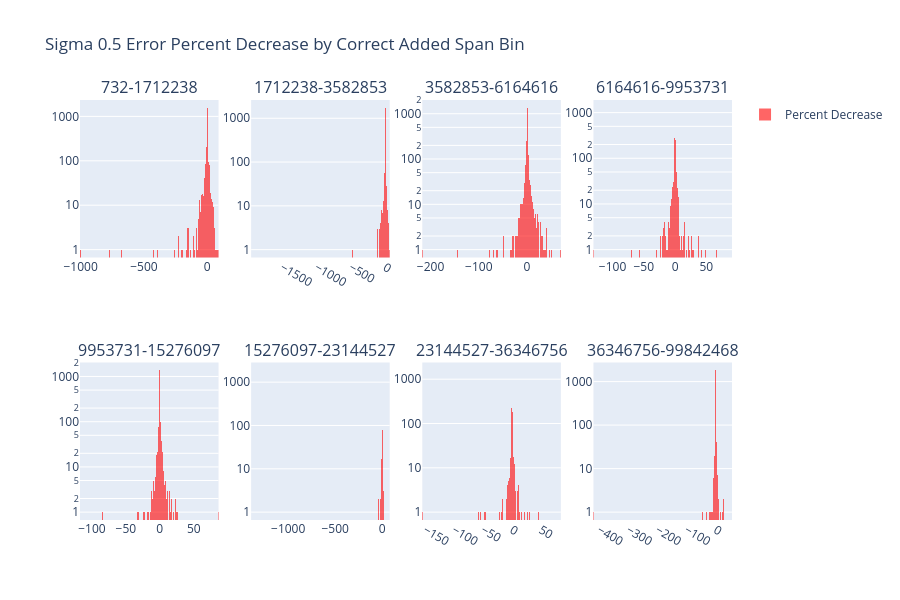

The cell this chart's notebook holds for it:
### Code cell
error_change_proportion_by_correct_added_span_bin(S0_5_unary, data[0.5][0]['static_info'])

### Figure 1 — Plotly figure (JSON) as saved in the notebook; plotly's stock layout.template omitted (floating-point values rounded to 4 significant figures; data arrays with more than 128 entries replaced by an {"elided": "..."} marker saying what was removed)
{"data": [{"marker": {"color": "red"}, "name": "Percent Decrease", "opacity": 0.6, "showlegend": true, "type": "histogram", "x": {"elided": "4055 float values"}, "xaxis": "x", "yaxis": "y"}, {"marker": {"color": "red"}, "name": "Percent Decrease", "opacity": 0.6, "showlegend": false, "type": "histogram", "x": {"elided": "4055 float values"}, "xaxis": "x2", "yaxis": "y2"}, {"marker": {"color": "red"}, "name": "Percent Decrease", "opacity": 0.6, "showlegend": false, "type": "histogram", "x": {"elided": "4055 float values"}, "xaxis": "x3", "yaxis": "y3"}, {"marker": {"color": "red"}, "name": "Percent Decrease", "opacity": 0.6, "showlegend": false, "type": "histogram", "x": {"elided": "4055 float values"}, "xaxis": "x4", "yaxis": "y4"}, {"marker": {"color": "red"}, "name": "Percent Decrease", "opacity": 0.6, "showlegend": false, "type": "histogram", "x": {"elided": "4055 float values"}, "xaxis": "x5", "yaxis": "y5"}, {"marker": {"color": "red"}, "name": "Percent Decrease", "opacity": 0.6, "showlegend": false, "type": "histogram", "x": {"elided": "4055 float values"}, "xaxis": "x6", "yaxis": "y6"}, {"marker": {"color": "red"}, "name": "Percent Decrease", "opacity": 0.6, "showlegend": false, "type": "histogram", "x": {"elided": "4055 float values"}, "xaxis": "x7", "yaxis": "y7"}, {"marker": {"color": "red"}, "name": "Percent Decrease", "opacity": 0.6, "showlegend": false, "type": "histogram", "x": {"elided": "4055 float values"}, "xaxis": "x8", "yaxis": "y8"}], "layout": {"annotations": [{"font": {"size": 16}, "showarrow": false, "text": "732-1712238", "x": 0.1062, "xanchor": "center", "xref": "paper", "y": 1, "yanchor": "bottom", "yref": "paper"}, {"font": {"size": 16}, "showarrow": false, "text": "1712238-3582853", "x": 0.3688, "xanchor": "center", "xref": "paper", "y": 1, "yanchor": "bottom", "yref": "paper"}, {"font": {"size": 16}, "showarrow": false, "text": "3582853-6164616", "x": 0.6313, "xanchor": "center", "xref": "paper", "y": 1, "yanchor": "bottom", "yref": "paper"}, {"font": {"size": 16}, "showarrow": false, "text": "6164616-9953731", "x": 0.8938, "xanchor": "center", "xref": "paper", "y": 1, "yanchor": "bottom", "yref": "paper"}, {"font": {"size": 16}, "showarrow": false, "text": "9953731-15276097", "x": 0.1062, "xanchor": "center", "xref": "paper", "y": 0.375, "yanchor": "bottom", "yref": "paper"}, {"font": {"size": 16}, "showarrow": false, "text": "15276097-23144527", "x": 0.3688, "xanchor": "center", "xref": "paper", "y": 0.375, "yanchor": "bottom", "yref": "paper"}, {"font": {"size": 16}, "showarrow": false, "text": "23144527-36346756", "x": 0.6313, "xanchor": "center", "xref": "paper", "y": 0.375, "yanchor": "bottom", "yref": "paper"}, {"font": {"size": 16}, "showarrow": false, "text": "36346756-99842468", "x": 0.8938, "xanchor": "center", "xref": "paper", "y": 0.375, "yanchor": "bottom", "yref": "paper"}], "barmode": "overlay", "height": 600, "title": {"text": "Sigma 0.5 Error Percent Decrease by Correct Added Span Bin"}, "xaxis": {"anchor": "y", "domain": [0, 0.2125]}, "xaxis2": {"anchor": "y2", "domain": [0.2625, 0.475]}, "xaxis3": {"anchor": "y3", "domain": [0.525, 0.7375]}, "xaxis4": {"anchor": "y4", "domain": [0.7875, 1]}, "xaxis5": {"anchor": "y5", "domain": [0, 0.2125]}, "xaxis6": {"anchor": "y6", "domain": [0.2625, 0.475]}, "xaxis7": {"anchor": "y7", "domain": [0.525, 0.7375]}, "xaxis8": {"anchor": "y8", "domain": [0.7875, 1]}, "yaxis": {"anchor": "x", "domain": [0.625, 1], "type": "log"}, "yaxis2": {"anchor": "x2", "domain": [0.625, 1], "type": "log"}, "yaxis3": {"anchor": "x3", "domain": [0.625, 1], "type": "log"}, "yaxis4": {"anchor": "x4", "domain": [0.625, 1], "type": "log"}, "yaxis5": {"anchor": "x5", "domain": [0, 0.375], "type": "log"}, "yaxis6": {"anchor": "x6", "domain": [0, 0.375], "type": "log"}, "yaxis7": {"anchor": "x7", "domain": [0, 0.375], "type": "log"}, "yaxis8": {"anchor": "x8", "domain": [0, 0.375], "type": "log"}}}
